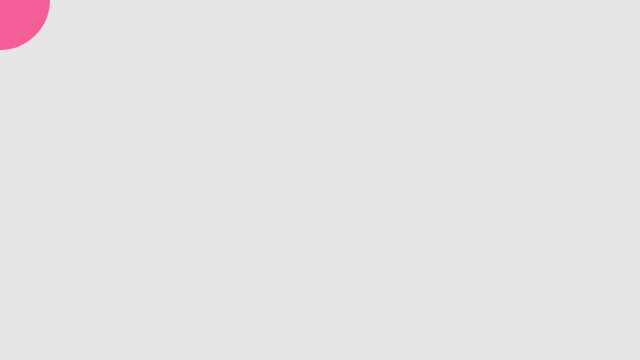
Frame 1 (no input)
Frame 60 (no input): identical to frame 1, image omitted
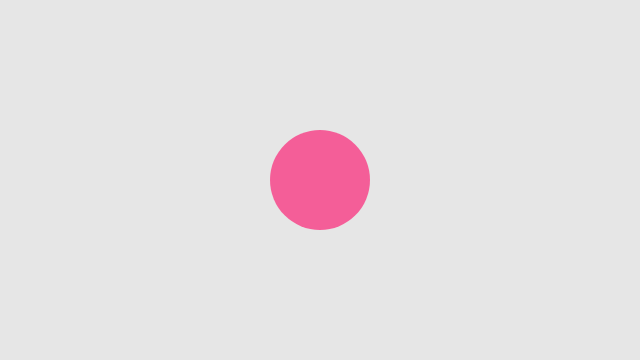
Frame 120 (the mouse pressed at the canvas centre since frame 60)

The p5.js sketch that drew these frames (run headless with seeded random() and noise() and a simulated clock; from frame 60 on, the mouse is pressed at the canvas centre):

// p5.js sketch
// ── sketch.js
// What changed: the circle is now drawn every frame in draw(), at the
// mouse position, instead of once in setup() at a fixed position.
function setup() {
    createCanvas(640, 360);
}

function draw() {
    background(230);

    console.log(mouseX, mouseY);

    noStroke();
    fill(255, 0, 100, 150);
    circle(mouseX, mouseY, 100);
}
